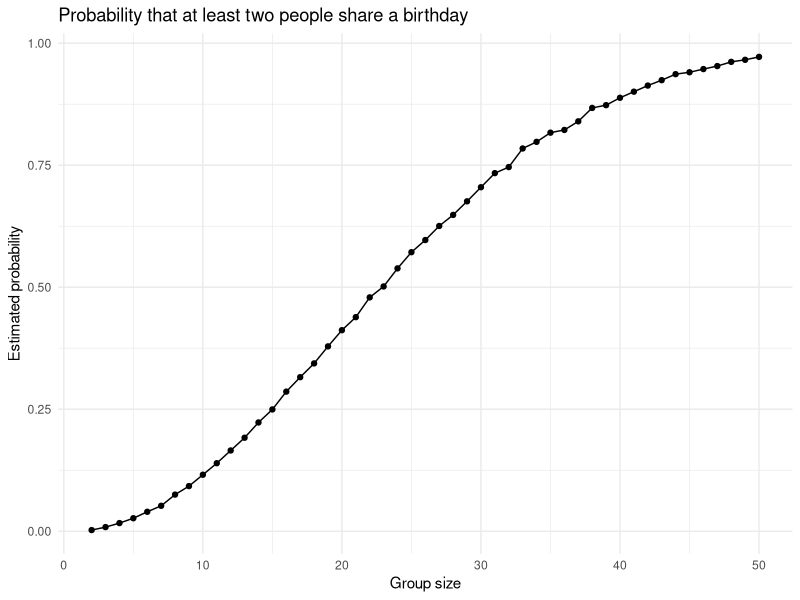

R code for this plot: (Note: this script raises an error after producing the figure.)
## ---- chunk 1
library(tidyverse)

set.seed(1)

knitr::opts_chunk$set(
  fig.width = 6,
  fig.asp = .6,
  out.width = "90%"
)

theme_set(theme_minimal() + theme(legend.position = "bottom"))
## ---- chunk 2
bday_sim = function(n) {
  birthdays = sample(1:365, size = n, replace = TRUE)
  repeated_bday = n_distinct(birthdays) < n
  repeated_bday
}
## ---- chunk 3
bday_sim_df =
  expand_grid(group_size = 2:50,
    iter = 1:10000) |>
  mutate(shared_bday = map_lgl(group_size, bday_sim)) |>
  group_by(group_size) |>
  summarize(prob_shared = mean(shared_bday)
)
## ---- chunk 4
bday_sim_df |>
  ggplot(aes(x = group_size, y = prob_shared)) +
  geom_point() +
  geom_line() +
  labs(
    title = "Probability that at least two people share a birthday",
    x = "Group size",
    y = "Estimated probability")
## ---- chunk 5
study_df =
  tibble(file_name = list.files("./data")
  )
## ---- chunk 6
study_df =
  tibble(file_name = list.files("./data")
  ) |>
  mutate(file_path = str_c("./data/", file_name),
    data = map(file_path, read_csv)
  )
## ---- chunk 7
study_df = tibble(
    file_name = list.files("./data")
  ) |>
  mutate( file_path = str_c("./data/", file_name),
    data = map(file_path, read_csv)
  ) |>
  unnest(data) |>
  mutate(file_name = str_replace(file_name, ".csv", "")) |>
  separate(file_name, into = c("arm", "subject_id"), sep = "_") |>
  mutate(
    arm = case_match(arm, "con" ~ "Control", "exp" ~ "Experimental"),
    subject = str_c(arm, " ", subject_id)
  ) |>
  pivot_longer(
    week_1:week_8,
    names_to = "week",
    names_prefix = "week_",
    values_to = "observation"
  ) |>
  mutate(week = as.numeric(week)) |>
  select(subject, arm, subject_id, week, observation)
## ---- chunk 8
study_df |>
  ggplot(aes(x = week, y = observation, group = subject, color = arm)) +
  geom_line(alpha = .7) +
  geom_point(alpha = .7, size = .8) +
  scale_x_continuous(breaks = 1:8) +
  labs(
    title = "Observations over time for each subject",
    x = "Week",
    y = "Observation",
    color = "Study arm")
## ---- chunk 9
sim_ttest = function(mu, n = 30, sigma = 5) {
  sim_data = tibble(x = rnorm(n, mean = mu, sd = sigma)
  )
  t.test(pull(sim_data, x), mu = 0) |>
    broom::tidy() |>
    select(estimate, p.value)
}
## ---- chunk 10
power_sim_df =
  expand_grid(
    true_mu = 0:6,
    iter = 1:5000
  ) |>
  mutate(
    estimate_df = map(true_mu, sim_ttest)
  ) |>
  unnest(estimate_df)
## ---- chunk 11
power_sim_df |>
  group_by(true_mu) |>
  summarize(power = mean(p.value < 0.05)) |>
  ggplot(aes(x = true_mu, y = power)) +
  geom_point() +
  geom_line() +
  scale_x_continuous(breaks = 0:6) +
  labs(
    title = "Power of a one-sample t-test (n = 30, σ = 5)",
    x = "True value of μ",
    y = "Power (proportion of nulls rejected)")
